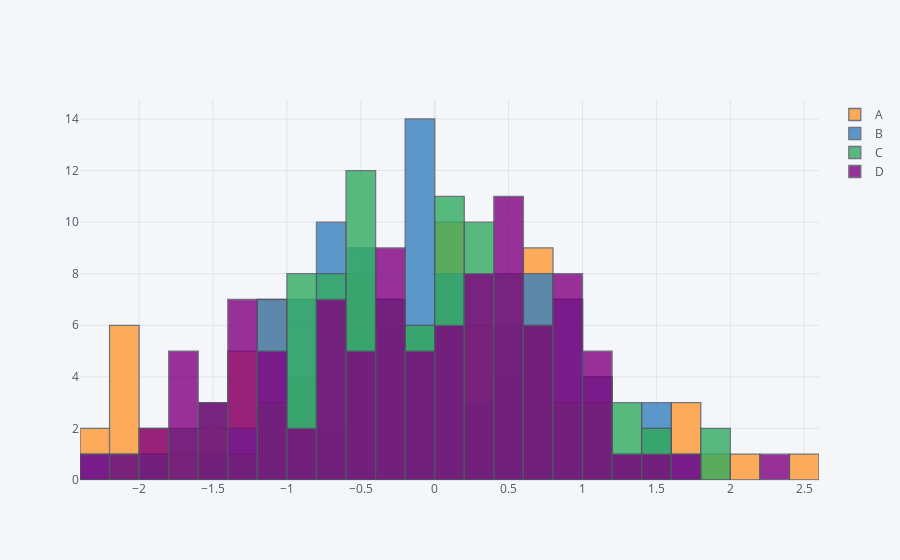

Source (notebook cell):
### Code cell
df.iplot(kind="hist",bins=30)
